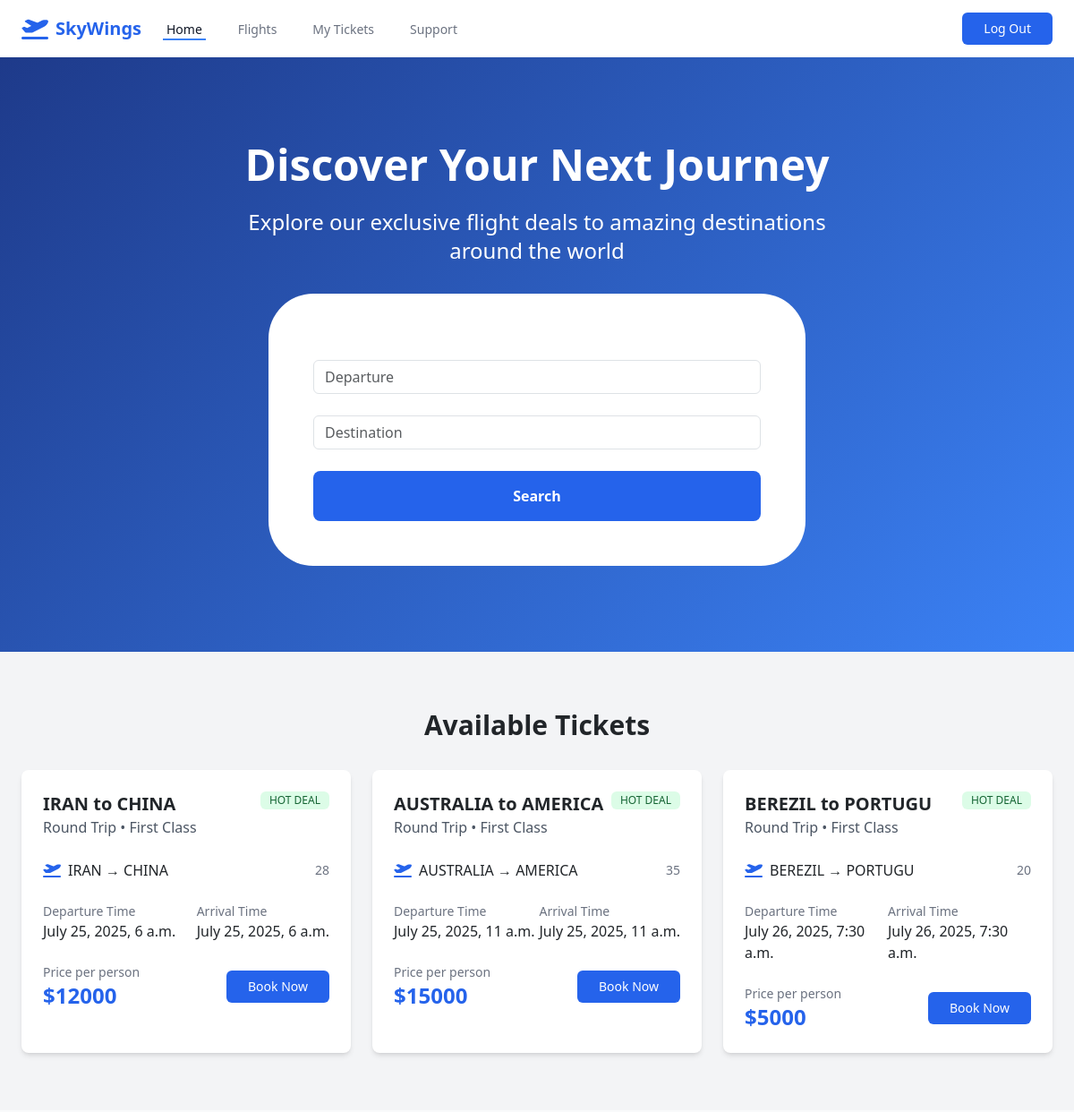
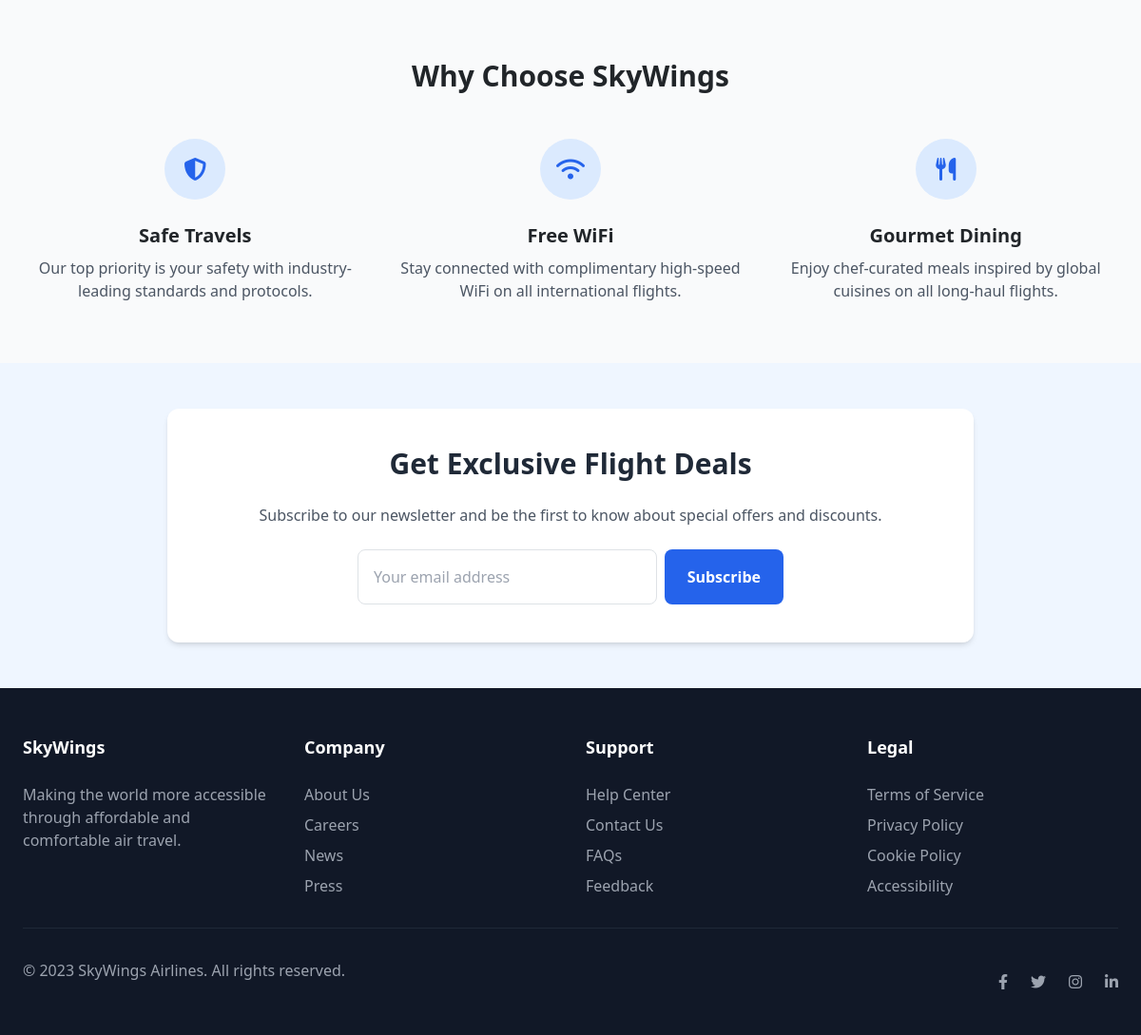
The page /all_flight/ (signed in) on the database its author committed (2 pictures, top to bottom).
### flights/models.py (models this page shows, shortened)
class Flights(models.Model):
    flight_id = models.IntegerField(primary_key=True, unique=True)
    departure = models.CharField(max_length=100)
    destination = models.CharField(max_length=100)
    departure_time = models.DateTimeField()
    arrival_time = models.DateTimeField()
    pilot = models.ForeignKey(User, on_delete=models.CASCADE, related_name='pilot')
    flight_capacity = models.IntegerField()
    flight_price = models.BigIntegerField()
    @property
    def flight_time(self):
        return self.arrival_time - self.departure_time

### flights/views.py (the view, shortened to what this page needs)
# urls.py: path('all_flight/', views.all_flight.as_view(), name='all_flight'),
class all_flight(View):
    template_name = 'flights/all_flights.html'
    form_class = flight_filter_form
    def get(self, request, flight_dep=None, flight_des=None):
        flights = Flights.objects.all()
        form = self.form_class
        if flight_dep == "None":
            flight_dep = None
        if flight_des == "None":
            flight_des = None
        if flight_dep is not None and flight_des is not None:
            flights = flights.filter(departure=flight_dep, destination=flight_des)
            if flights:
                return render(request, self.template_name, {'flights': flights, 'form': form})
            messages.warning(request, 'we don\'t have any flights to fit your conditions.')
            return redirect('flights:all_flight')
        elif flight_dep is not None and flight_des is None:
            flights = flights.filter(departure=flight_dep)
            if flights:
                return render(request, self.template_name, {'flights': flights, 'form': form})
            messages.warning(request, 'we don\'t have any flights to fit your conditions.')
            return redirect('all_flights')
        elif flight_dep is None and flight_des is not None:
            flights = Flights.objects.filter(destination=flight_des)
            if flights:
                return render(request, self.template_name, {'flights': flights, 'form': form})
            messages.warning(request, 'we don\'t have any flights to fit your conditions.')
            return redirect('all_flights')
        return render(request, self.template_name, {'flights': flights, 'form': form})

### flights/templates/flights/all_flights.html (shortened to what this page needs)
{% extends 'base.html' %}
{% block content %}
    <!DOCTYPE html>
<html lang="en">
<head>
    <script src="https://cdn.tailwindcss.com"></script>
    <link rel="stylesheet" href="https://cdnjs.cloudflare.com/ajax/libs/font-awesome/6.4.0/css/all.min.css">
</head>
<body class="bg-gray-50 font-sans">
    <section class="hero-gradient text-white py-16 md:py-24">
        <div class="container mx-auto px-4 text-center">
            <h1 class="text-4xl md:text-5xl font-bold mb-4">Discover Your Next Journey</h1>
            <p class="text-xl md:text-2xl mb-8 max-w-2xl mx-auto">Explore our exclusive flight deals to amazing destinations around the world</p>
            <center>
                <div style="background-color: white; width: 600px; padding: 50px; border-radius: 50px;">
                    <form method="post" action="" style="max-width: 500px;">
                        {{ form.as_p }}
                        <br/>
                        <input type="submit" value="Search" class="w-full bg-blue-600 hover:bg-blue-700 text-white font-bold py-3 px-4 rounded-lg transition duration-200">
                    </form>
                </div>
            </center>
        </div>
    </section>
    <div class="bg-gray-100 py-16">
        <div class="max-w-7xl mx-auto px-4 sm:px-6 lg:px-8">
            <h2 class="text-3xl font-bold mb-8 text-center">Available Tickets</h2>
            <div class="grid grid-cols-1 md:grid-cols-2 lg:grid-cols-3 gap-6">
                {% for flight in flights %}
                <div class="flight-card bg-white rounded-lg shadow-md overflow-hidden transition-transform duration-300">
                    <div class="p-6">
                        <div class="flex justify-between items-start mb-4">
                            <div>
                                <h3 class="text-xl font-bold">{{ flight.departure }} to {{ flight.destination }}</h3>
                                <p class="text-gray-600">Round Trip • First Class</p>
                            </div>
                            <span class="bg-green-100 text-green-800 text-xs font-medium px-2.5 py-0.5 rounded">HOT DEAL</span>
                        </div>
                        <div class="flex items-center justify-between mb-4">
                            <div class="flex items-center">
                                <i class="fas fa-plane-departure text-blue-600 mr-2"></i>
                                <span>{{ flight.departure }} → {{ flight.destination }}</span>
                            </div>
                            <div class="text-right">
                                <p class="text-sm text-gray-500">{{ flight.flight_capacity }}</p>
                            </div>
                        </div>
                        <div class="flex items-center justify-between mb-4">
                            <div>
                                <p class="text-sm text-gray-500">Departure Time</p>
                                <p class="font-medium">{{ flight.departure_time }}</p>
                            </div>
                            <div>
                                <p class="text-sm text-gray-500">Arrival Time</p>
                                <p class="font-medium">{{ flight.departure_time }}</p>
                            </div>
                        </div>
                        <div class="flex items-center justify-between">
                            <div>
                                <p class="text-sm text-gray-500">Price per person</p>
                                <p class="text-2xl font-bold text-blue-600">${{ flight.flight_price }}</p>
                            </div>
                            <a class="bg-blue-600 hover:bg-blue-700 text-white px-4 py-2 rounded-md text-sm font-medium book-flight" data-flight="New York to London" data-price="499" href={% url "flights:flight_detail" flight.flight_id %}>Book Now</a>
                        </div>
                    </div>
                </div>
                {% endfor %}
            </div>
        </div>
    </div>
    <div class="max-w-7xl mx-auto px-4 sm:px-6 lg:px-8 py-16">
        <h2 class="text-3xl font-bold mb-12 text-center">Why Choose SkyWings</h2>
        <div class="grid grid-cols-1 md:grid-cols-3 gap-8">
            <div class="text-center">
                <div class="bg-blue-100 w-16 h-16 mx-auto rounded-full flex items-center justify-center mb-4">
                    <i class="fas fa-shield-alt text-blue-600 text-2xl"></i>
                </div>
                <h3 class="text-xl font-bold mb-2">Safe Travels</h3>
                <p class="text-gray-600">Our top priority is your safety with industry-leading standards and protocols.</p>
            </div>
            <div class="text-center">
                <div class="bg-blue-100 w-16 h-16 mx-auto rounded-full flex items-center justify-center mb-4">
                    <i class="fas fa-wifi text-blue-600 text-2xl"></i>
                </div>
                <h3 class="text-xl font-bold mb-2">Free WiFi</h3>
                <p class="text-gray-600">Stay connected with complimentary high-speed WiFi on all international flights.</p>
            </div>
            <div class="text-center">
                <div class="bg-blue-100 w-16 h-16 mx-auto rounded-full flex items-center justify-center mb-4">
                    <i class="fas fa-utensils text-blue-600 text-2xl"></i>
                </div>
                <h3 class="text-xl font-bold mb-2">Gourmet Dining</h3>
                <p class="text-gray-600">Enjoy chef-curated meals inspired by global cuisines on all long-haul flights.</p>
            </div>
        </div>
    </div>
    <section class="py-12 bg-blue-50">
        <div class="container mx-auto px-4 max-w-4xl">
            <div class="bg-white rounded-xl shadow-md p-8 md:p-10 text-center">
                <h2 class="text-2xl md:text-3xl font-bold mb-4 text-gray-800">Get Exclusive Flight Deals</h2>
                <p class="text-gray-600 mb-6 max-w-2xl mx-auto">Subscribe to our newsletter and be the first to know about special offers and discounts.</p>
                <div class="flex flex-col sm:flex-row gap-2 max-w-md mx-auto">
                    <input type="email" placeholder="Your email address" class="flex-1 p-3 border border-gray-300 rounded-lg focus:outline-none focus:ring-2 focus:ring-blue-500">
                    <button class="bg-blue-600 hover:bg-blue-700 text-white font-bold py-3 px-6 rounded-lg transition duration-300">
                        Subscribe
                    </button>
                </div>
            </div>
        </div>
    </section>
</body>
</html>
{% endblock %}

### flights/templates/flights/all_flights.html (style rules this page uses)
.hero-gradient { background: linear-gradient(135deg, #1e3a8a 0%, #3b82f6 100%); }

### rows shown on the page
Flights: departure "IRAN", destination "CHINA", flight_capacity "28", departure_time "July 25, 2025, 6 a.m.", flight_price "12000"
Flights: departure "AUSTRALIA", destination "AMERICA", flight_capacity "35", departure_time "July 25, 2025, 11 a.m.", flight_price "15000"
Flights: departure "BEREZIL", destination "PORTUGU", flight_capacity "20", departure_time "July 26, 2025, 7:30 a.m.", flight_price "5000"
